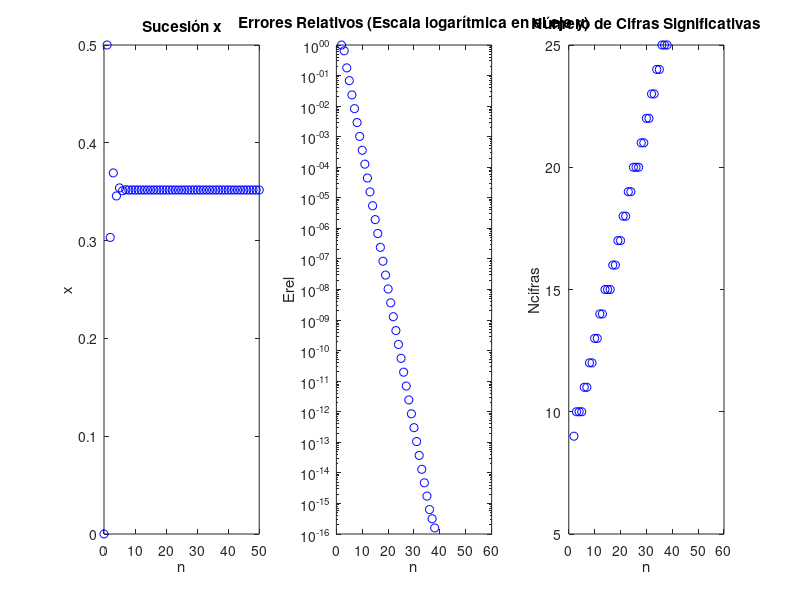

Recreate this plot in MATLAB.
% Inicializar el vector x con un valor inicial de 0
x = zeros(1, 51);

% Inicializar el primer valor de la sucesión
x(1) = 0;

% Calcular las 50 primeras iteraciones y Erel
Erel = zeros(1, 51);
for n = 2:51
    x(n) = (1/2) * exp(-x(n-1));
    Erel(n) = abs((x(n) - x(n-1)) / x(n));
end

% Calcular Ncifras
Ncifras = floor(-log10(1.5e-10 * Erel));

% Calcular el límite s
s = x(end);

% Crear la figura con tres subplots
figure;

% Primer subplot: Círculos huecos
subplot(1, 3, 1);
plot(0:50, x, 'bo', 'MarkerEdgeColor', 'b', 'MarkerFaceColor', 'none');
title('Sucesión x');
xlabel('n');
ylabel('x');

% Segundo subplot: Gráfica de errores relativos en escala logarítmica
subplot(1, 3, 2);
semilogy(2:51, Erel(2:end), 'bo', 'MarkerEdgeColor', 'b', 'MarkerFaceColor', 'none'); % Excluimos el primer valor para evitar divisiones por cero
title('Errores Relativos (Escala logarítmica en el eje y)');
xlabel('n');
ylabel('Erel');

% Tercer subplot: Círculos huecos
subplot(1, 3, 3);
plot(2:51, Ncifras(2:end), 'bo', 'MarkerEdgeColor', 'b', 'MarkerFaceColor', 'none'); % Excluimos el primer valor para evitar divisiones por cero
title('Número de Cifras Significativas');
xlabel('n');
ylabel('Ncifras');

% Respuestas a las preguntas (sin cambios)
reduccion_error_aproximado = Erel(2) / Erel(3); % Aproximadamente
precision_maquina = 1e-16; % Supongamos una precisión de la máquina típica en MATLAB
iteraciones_precision_maquina = ceil(-log10(precision_maquina) / log10(reduccion_error_aproximado));
cifras_precision_obtenidas = floor(-log10(Erel(end))); % Cifras de precisión obtenidas
iteraciones_para_una_cifra = iteraciones_precision_maquina / cifras_precision_obtenidas;

fprintf('En cada iteración, el error relativo se reduce aproximadamente %.2f veces.\n', reduccion_error_aproximado);
fprintf('La precisión de la máquina es de %.1e.\n', precision_maquina);
fprintf('Se necesitan aproximadamente %d iteraciones para alcanzar la precisión de la máquina.\n', iteraciones_precision_maquina);
fprintf('Se obtienen %d cifras de precisión.\n', cifras_precision_obtenidas);
fprintf('Se necesitan aproximadamente %.1f iteraciones para aumentar una cifra de precisión.\n', iteraciones_para_una_cifra);
